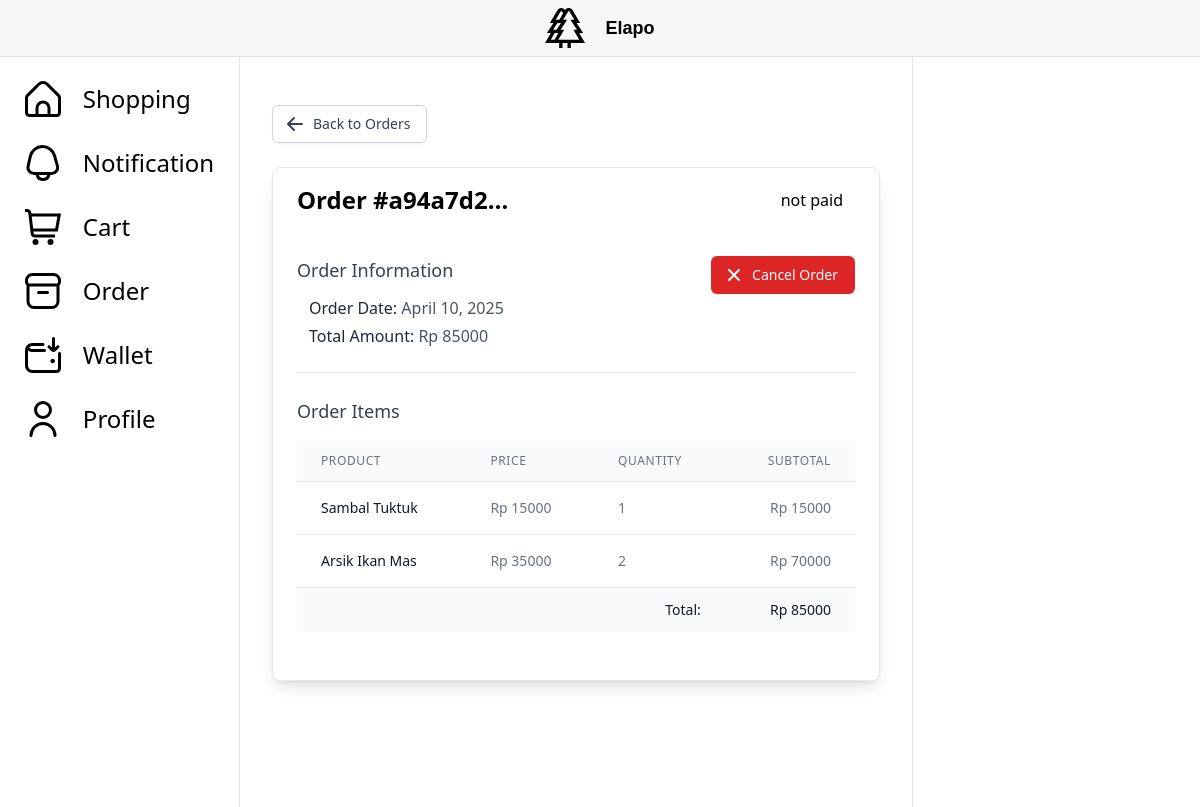
Screenshot of /order/a94a7d2a6e7248b09af6d647b359f6f5/ (signed in) with the database file from the repository.
### order/models.py (models this page shows, shortened)
class Order(models.Model):
    class Meta:
        permissions = [
            ("set_to_paid", "can set to paid"),
            ("set_to_prepared", "can set to prepared"),
            ("set_to_ready", "can set to ready"),
            ("set_to_delivered", "can set to delivered"),
            ("set_to_completed", "can set to completed"),
            ("set_to_cancelled", "can set to cancelled"),
            ("set_to_reviewed", "can set to reviewed")
        ]
    id = models.UUIDField(primary_key=True, default=uuid.uuid4)
    cart = models.OneToOneField(Cart, on_delete=models.CASCADE)
    total = models.DecimalField(max_digits=12, decimal_places=0, default=0)
    created_at = models.DateField(auto_now=True)
    status = models.ForeignKey(OrderStatus, on_delete=models.CASCADE)

class OrderStatus(models.Model):
    id = models.UUIDField(primary_key=True)
    status = models.CharField(max_length=30)

### cart/models.py (models this page shows)
class Cart(models.Model):
    class Meta:
        permissions = [('checkout_cart', 'Can checkout cart')]
    id = models.UUIDField(primary_key=True, default=uuid.uuid4)
    created_at = models.DateField(auto_now=True)
    customer = models.ForeignKey(Customer, on_delete=models.CASCADE)
    is_checked_out = models.BooleanField(default=False)

### product/models.py (models this page shows)
class Product(models.Model):
    class Meta:
        permissions = [
            ("buy_product", "Can buy product")
        ]
    id = models.UUIDField(primary_key=True, default=uuid.uuid4)
    product_name = models.CharField(max_length=69)
    price = models.DecimalField(max_digits=12, decimal_places=0, default=0)
    description = models.CharField(max_length=150)
    stock = models.IntegerField()

### order/views.py (the view)
# urls.py: path('/<str:id>/', order_detail, name='order_detail'),
@login_required
def order_detail(request, id):
    order = get_object_or_404(Order, id=id)
    if order.cart.customer != request.user.customer:
        messages.error(request, "You don't have permission to view this order.")
        return redirect('order:show_order')
    product_carts = ProductCart.objects.filter(cart=order.cart)
    product_carts_json = [
        {
            'product' : {
                'product_id': product_cart.product.id,
                'product_name': product_cart.product.product_name,
                'product_stock': product_cart.product.stock,
                'product_price': product_cart.product.price,
                'product_description': product_cart.product.description
            },
            'id': product_cart.id,
            'quantity': product_cart.quantity,
        } for product_cart in product_carts
    ]
    context = {
        'order': order,
        'cart_products': product_carts_json,
        'can_cancel': str(order.status.status) in [
            'not paid',
            'paid',
        ]
    }
    return render(request, 'show_order_details.html', context)

### order/templates/show_order_details.html (shortened to what this page needs)
{% extends "main.html" %}
{% load order_tags %}
{% block content %}
<div class="container mx-auto px-4 py-8">
        <div class="mb-6">
        <a href="{% url 'order:show_order' %}" class="inline-flex items-center px-4 py-2 border border-gray-300 rounded-md shadow-sm text-sm font-medium text-gray-700 bg-white hover:bg-gray-50 focus:outline-none focus:ring-2 focus:ring-offset-2 focus:ring-blue-500 transition duration-150">
            <svg class="mr-2 -ml-1 h-5 w-5" xmlns="http://www.w3.org/2000/svg" viewBox="0 0 20 20" fill="currentColor">
                <path fill-rule="evenodd" d="M9.707 16.707a1 1 0 01-1.414 0l-6-6a1 1 0 010-1.414l6-6a1 1 0 011.414 1.414L5.414 9H17a1 1 0 110 2H5.414l4.293 4.293a1 1 0 010 1.414z" clip-rule="evenodd" />
            </svg>
            Back to Orders
        </a>
    </div>
    <div class="bg-white rounded-lg shadow-lg overflow-hidden border border-gray-200 mb-8">
        <div class="card-header
             px-6 py-4">
            <div class="flex flex-col md:flex-row justify-between items-start md:items-center">
                <h2 class="text-2xl font-bold">Order #{{ order.id|truncatechars:8 }}</h2>
                 <span class="mt-2 md:mt-0 inline-flex items-center px-3 py-1 rounded-full text-base font-medium
                    ">
                    {{ order.status.status }}
                </span>
            </div>
        </div>
        <div class="px-6 py-6">
            <div class="flex flex-col md:flex-row justify-between border-b border-gray-200 pb-6 mb-6">
                <div>
                    <h5 class="text-lg font-medium text-gray-700 mb-3">Order Information</h5>
                    <p class="text-gray-600 mb-1"><span class="font-medium text-gray-800">Order Date:</span> {{ order.cart.created_at }}</p>
                    <p class="text-gray-600"><span class="font-medium text-gray-800">Total Amount:</span> Rp {{ order.total }}</p>
                </div>
                <div class="mt-4 md:mt-0">
                    {% if can_cancel and order.status.id != '88888888888888888888888888888888' %}
                        <form action="{% url 'order:cancel_order' order.id %}" method="post" onsubmit="return confirm('Are you sure you want to cancel this order?');">
                            <button type="submit" class="inline-flex items-center px-4 py-2 border border-transparent rounded-md shadow-sm text-sm font-medium text-white bg-red-600 hover:bg-red-700 focus:outline-none focus:ring-2 focus:ring-offset-2 focus:ring-red-500 transition duration-150">
                                Cancel Order
                            </button>
                        </form>
                    {% endif %}
                </div>
            </div>
            <h5 class="text-lg font-medium text-gray-700 mb-4">Order Items</h5>
            <div class="overflow-x-auto">
                <table class="min-w-full divide-y divide-gray-200 mb-6">
                    <thead class="bg-gray-50">
                        <tr>
                            <th scope="col" class="px-6 py-3 text-left text-xs font-medium text-gray-500 uppercase tracking-wider">Product</th>
                            <th scope="col" class="px-6 py-3 text-left text-xs font-medium text-gray-500 uppercase tracking-wider">Price</th>
                            <th scope="col" class="px-6 py-3 text-left text-xs font-medium text-gray-500 uppercase tracking-wider">Quantity</th>
                            <th scope="col" class="px-6 py-3 text-right text-xs font-medium text-gray-500 uppercase tracking-wider">Subtotal</th>
                        </tr>
                    </thead>
                    <tbody class="bg-white divide-y divide-gray-200">
                        {% for item in cart_products %}
                        <tr>
                            <td class="px-6 py-4 whitespace-nowrap text-sm font-medium text-gray-900">{{ item.product.product_name }}</td>
                            <td class="px-6 py-4 whitespace-nowrap text-sm text-gray-500">Rp {{ item.product.product_price }}</td>
                            <td class="px-6 py-4 whitespace-nowrap text-sm text-gray-500">{{ item.quantity }}</td>
                            <td class="px-6 py-4 whitespace-nowrap text-sm text-gray-500 text-right">Rp {% widthratio item.product.product_price 1 item.quantity %}</td>
                        </tr>
                        {% endfor %}
                    </tbody>
                    <tfoot>
                        <tr class="bg-gray-50">
                            <th colspan="3" class="px-6 py-3 text-right text-sm font-medium text-gray-900">Total:</th>
                            <th class="px-6 py-3 text-right text-sm font-medium text-gray-900">Rp {{ order.total }}</th>
                        </tr>
                    </tfoot>
                </table>
            </div>
        </div>
    </div>
</div>
{% endblock %}

### templates/main.html (shortened to what this page needs)
{% load static %}
<!DOCTYPE html>
<html>
  <head>
    <script src="https://cdn.tailwindcss.com"></script>
  </head>
  <body>
    {% include 'navbar.html'%}
    <div class="appMain-global">
    <div class="appMain-left-sidebar">
        <div class="appMain-left-sidebar-content">
        <ul>
        <a href="{% url 'main:home' %}">
        <li>
            <span>Shopping</span>
        </li>
        </a>
        <li>
            <span>Notification</span>
        </li>
        <a href="{% url 'cart:show_cart' %}">
          <li>
              <span>Cart</span>
          </li>
        </a>
        <a href="{% url 'order:show_order' %}">
        <li>
            <span>Order</span>
        </li>
        </a>
        <a href="{% url 'wallet:show_wallet'%}">
        <li>
            <svg xmlns="http://www.w3.org/2000/svg" id="Layer_1" data-name="Layer 1" viewBox="0 0 24 24" width="36" height="36">
            <span>Wallet</span>
            </svg>
        </li>
        </a>
        <li>
            <svg xmlns="http://www.w3.org/2000/svg" id="Outline" viewBox="0 0 24 24" width="36" height="36"><path d="M12,12A6,6,0,1,0,6,6,6.006,6.006,0,0,0,12,12ZM12,2A4,4,0,1,1,8,6,4,4,0,0,1,12,2Z"/><path d="M12,14a9.01,9.01,0,0,0-9,9,1,1,0,0,0,2,0,7,7,0,0,1,14,0,1,1,0,0,0,2,0A9.01,9.01,0,0,0,12,14Z"/></svg>
            <span>Profile</span>
        </li>
        </ul>
        </div>
    </div>
    <main class="appMain-content">
    {% block content %}
    {% endblock content %}
    </main>
    <div class="appMain-right-sidebar flex align-center flex-col ">
    </div>
    </div>
  </body>
</html>

### templates/navbar.html (shortened to what this page needs)
<header>
  <div class="appHeader-global w-full bg-cream ">
    <div class="appHeader-global-start">
      <div class="appHeader-global-start-logo">
      </div>
      <div class="appHeader-global-start-dashboard">
        <span>Elapo</span>
      </div>
    </div>
  </div>
</header>

### templates/main.html (style rules this page uses)
.appMain-global { display: flex; height: calc(100vh - 50px); }
.appMain-left-sidebar { width: 20%; background: white; padding: 1rem; border-right: 1px solid #e3e3e3; overflow-y: auto; display:flex; justify-content: center; }
.appMain-left-sidebar ul { list-style: none; padding: 0; }
h2 { margin-bottom: 8px; }
.appMain-left-sidebar li { padding: 0.5rem; cursor: pointer; border-radius: 8px; font-size: 24px; display: flex; gap: var(--base-size-10, 10px); justify-content: left; align-items: space-evenly; margin-bottom:12px; }
span { padding-left: 12px; }
.appMain-content { flex: 1; padding: 1rem; overflow-y: auto; }
.appMain-right-sidebar { width: 24%; background: white; padding: 1rem; border-left: 1px solid #e3e3e3; overflow-y: auto; }

### templates/navbar.html (style rules this page uses)
.appHeader-global { font-family: Helvetica,Arial,sans-serif; display : flex; padding: var(--base-size-16, var(--base-size-16)); gap: var(--base-size-12, 12px); background-color: #f6f8f8; border-bottom: 1px solid #e3e3e3; padding-left: 10px; padding-right: 10px; padding-top: 8px; padding-bottom: 8px; }
.appHeader-global-start { flex: 1 1 auto; display: flex; gap: var(--base-size-8, 8px); justify-content: center; }
.appHeader-global-start-dashboard { font-size: 18px; display: flex; justify-content: center; align-items: center; font-weight: 700; }

### rows the page displays
Order: id "a94a7d2…", status.status "not paid", cart.created_at "April 10, 2025", total "85000"
Product: product.product_name "Sambal Tuktuk", product.product_price "15000", price "15000"
Product: product.product_name "Arsik Ikan Mas", product.product_price "35000", price "70000"

### other values shown
{{ item.quantity }} "1" "2"
